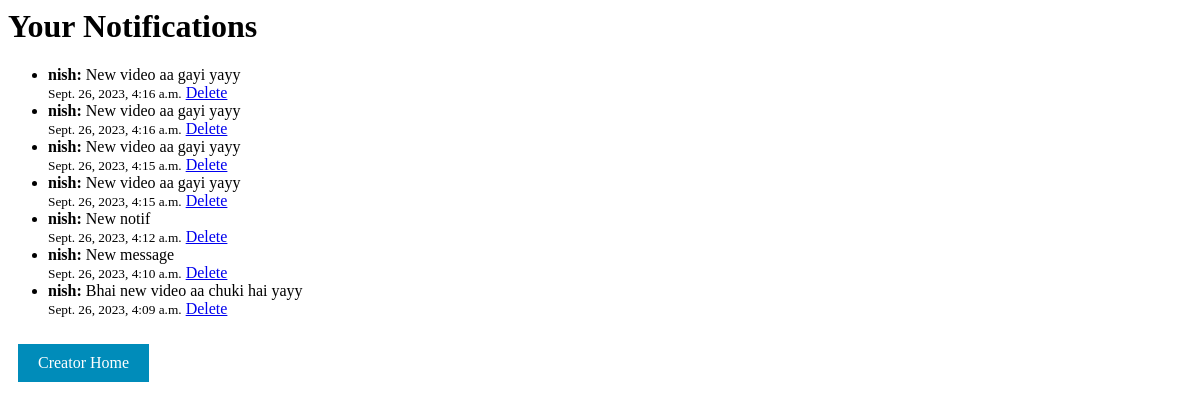
Screenshot of /notification_list/ (signed in) with the database file from the repository.
### datafortress/models.py (models this page shows, shortened)
class Notification(models.Model):
    sender = models.ForeignKey(User, on_delete=models.CASCADE, related_name='notifications_sent')
    recipient = models.ForeignKey(User, related_name='received_notifications', on_delete=models.CASCADE)
    message = models.CharField(max_length=200)
    timestamp = models.DateTimeField(auto_now_add=True)
    phone = models.CharField(max_length=15, default='')
    is_read = models.BooleanField(default=False)

### datafortress/views.py (the view)
# urls.py: path('notification_list/', views.notification_list, name='notification_list'),
@login_required
def notification_list(request):
    notifications = Notification.objects.filter(recipient=request.user).order_by('-timestamp')
    return render(request, 'notification_list.html', {'notifications': notifications})

### templates/notification_list.html
{% load static %}
<link rel="stylesheet" href="{% static 'stylehome.css' %}">
<body>
    <h1>Your Notifications</h1>
    <ul>
        {% for notification in notifications %}
            <li>
                {% if not notification.is_read %}
                    <strong>{{ notification.sender }}:</strong>
                {% else %}
                    {{ notification.sender }}:
                {% endif %}
                {{ notification.message }}
                <br>
                <small>{{ notification.timestamp }}</small>
                <a href="{% url 'delete_notification' notification.id %}">Delete</a>
            </li>
        {% empty %}
            <li>No notifications</li>
        {% endfor %}
    </ul>
    <a class='button login-button' href="{% url 'welcome_creator' %}">Creator Home</a>
</body>

### static/stylehome.css (style rules this page uses)
.button { background-color: #008CBA; color: rgb(255, 255, 255); border: none; padding: 10px 20px; text-align: center; text-decoration: none; display: inline-block; font-size: 16px; margin: 10px; cursor: pointer; }
.login-button { background-color: #008CBA; }

### rows the page displays
Notification: sender "nish", message "New video aa gayi yayy", timestamp "Sept. 26, 2023, 4:16 a.m."
Notification: sender "nish", message "New video aa gayi yayy", timestamp "Sept. 26, 2023, 4:16 a.m."
Notification: sender "nish", message "New video aa gayi yayy", timestamp "Sept. 26, 2023, 4:15 a.m."
Notification: sender "nish", message "New video aa gayi yayy", timestamp "Sept. 26, 2023, 4:15 a.m."
Notification: sender "nish", message "New notif", timestamp "Sept. 26, 2023, 4:12 a.m."
Notification: sender "nish", message "New message", timestamp "Sept. 26, 2023, 4:10 a.m."
Notification: sender "nish", message "Bhai new video aa chuki hai yayy", timestamp "Sept. 26, 2023, 4:09 a.m."
